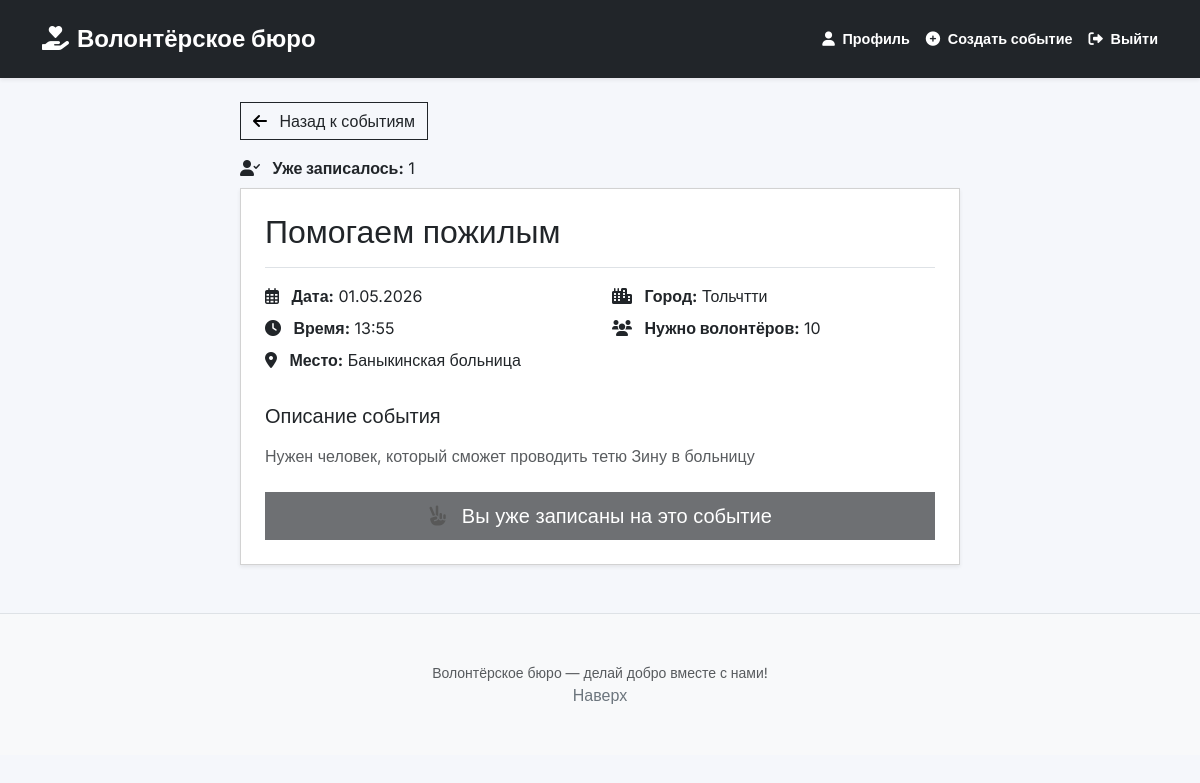
/event_detail/2 (signed in), run on the app's committed database.
### data/models.py (models this page shows)
class Event(SqlAlchemyBase):
    __tablename__ = 'events'
    id = sqlalchemy.Column(sqlalchemy.Integer, primary_key=True, autoincrement=True)
    title = sqlalchemy.Column(sqlalchemy.String, nullable=False)
    description = sqlalchemy.Column(sqlalchemy.String, nullable=False)
    date = sqlalchemy.Column(sqlalchemy.DateTime, nullable=False)
    location = sqlalchemy.Column(sqlalchemy.String, nullable=False)
    city = sqlalchemy.Column(sqlalchemy.String, nullable=False)
    author_id = sqlalchemy.Column(sqlalchemy.Integer, sqlalchemy.ForeignKey("users.id"), nullable=False)
    max_volunteers = sqlalchemy.Column(sqlalchemy.Integer, default=10)

### app.py (the view)
@app.route('/event_detail/<int:event_id>')
def event_detail(event_id):
    from data.models import Response
    session = db_session.create_session()
    event = session.get(Event, event_id)
    volunteers_count = session.query(Response).filter_by(event_id=event_id).count()
    already_joined = False
    if current_user.is_authenticated:
        already_joined = session.query(Response).filter_by(
            event_id=event_id,
            user_id=current_user.id
        ).first() is not None
    session.close()
    if event is None:
        return redirect('/')
    return render_template('event_detail.html', title='Детали события', event=event, already_joined=already_joined,volunteers_count=volunteers_count)

### app.py (called while the page is built)
@login_manager.user_loader
def load_user(user_id):
    session = db_session.create_session()
    return session.get(User, user_id)

### data/db_session.py (called while the page is built)
def create_session() -> Session:
    global __factory
    return __factory()

### templates/event_detail.html (shortened to what this page needs)
{% extends "base.html" %}
{% block content %}
<div class="container mt-4">
    <div class="row">
        <div class="col-lg-8 mx-auto">
            <div class="mb-3">
                <a href="/" class="btn btn-outline-dark">
                    <i class="fas fa-arrow-left me-2"></i> Назад к событиям
                </a>
            </div>
            <div class="mb-2">
                <i class="fas fa-user-check me-2 text-dark"></i>
                <strong>Уже записалось:</strong> {{ volunteers_count }}
            </div>
            <div class="card shadow-sm">
                <div class="card-body p-4">
                    <div class="border-bottom pb-3 mb-3">
                        <h1 class="h2 mb-0">{{ event.title }}</h1>
                    </div>
                    <div class="row mb-4">
                        <div class="col-md-6">
                            <div class="mb-2">
                                <i class="far fa-calendar-alt me-2 text-dark"></i>
                                <strong>Дата:</strong> {{ event.date.strftime('%d.%m.%Y') }}
                            </div>
                            <div class="mb-2">
                                <i class="fas fa-clock me-2 text-dark"></i>
                                <strong>Время:</strong> {{ event.date.strftime('%H:%M') }}
                            </div>
                            <div class="mb-2">
                                <i class="fas fa-map-marker-alt me-2 text-dark"></i>
                                <strong>Место:</strong> {{ event.location }}
                            </div>
                        </div>
                        <div class="col-md-6">
                            <div class="mb-2">
                                <i class="fas fa-city me-2 text-dark"></i>
                                <strong>Город:</strong> {{ event.city }}
                            </div>
                            <div class="mb-2">
                                <i class="fas fa-users me-2 text-dark"></i>
                                <strong>Нужно волонтёров:</strong> {{ event.max_volunteers }}
                            </div>
                        </div>
                    </div>
                    <div class="mb-4">
                        <h4 class="h5 mb-3">Описание события</h4>
                        <p class="text-muted">{{ event.description }}</p>
                    </div>
                    {% if current_user.is_authenticated %}
                        <button class="btn btn-dark btn-lg w-100" id="joinEventBtn"
                                {% if already_joined %}disabled{% endif %}>
                            <i class="fas fa-hand-peace me-2"></i>
                            {% if already_joined %}
                                 Вы уже записаны на это событие
                            {% else %}
                                 Хочу участвовать!
                            {% endif %}
                        </button>
                    {% else %}
                        <a href="/login" class="btn btn-dark btn-lg w-100">
                            <i class="fas fa-sign-in-alt me-2"></i> Войдите, чтобы записаться
                        </a>
                    {% endif %}
                </div>
            </div>
        </div>
    </div>
</div>
{% endblock %}

### templates/base.html (style rules this page uses)
body { font-family: 'Inter', sans-serif; background: #f5f7fb; }
.card, .btn, .form-control, .alert, .nav-link, .badge, .list-group-item { border-radius: 0px !important; }
.fas, .far { color: #000000; }
a { color: #000000; text-decoration: none; }

### data on the page
Event: title "Помогаем пожилым", date "01.05.2026", date "13:55", location "Баныкинская больница", city "Тольчтти", max_volunteers "10", description "Нужен человек, который сможет проводить тетю Зину в больницу"

### other printed values
{{ volunteers_count }} "1"
